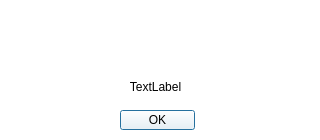
<?xml version="1.0" encoding="UTF-8"?>
<ui version="4.0">
 <class>errorDialog</class>
 <widget class="QDialog" name="errorDialog">
  <property name="geometry">
   <rect>
    <x>0</x>
    <y>0</y>
    <width>320</width>
    <height>140</height>
   </rect>
  </property>
  <property name="windowTitle">
   <string>Dialog</string>
  </property>
  <property name="styleSheet">
   <string notr="true">background-color: rgb(255, 255, 255);</string>
  </property>
  <widget class="QPushButton" name="okButton">
   <property name="geometry">
    <rect>
     <x>120</x>
     <y>110</y>
     <width>75</width>
     <height>20</height>
    </rect>
   </property>
   <property name="text">
    <string>OK</string>
   </property>
  </widget>
  <widget class="QLabel" name="errorImg">
   <property name="geometry">
    <rect>
     <x>130</x>
     <y>10</y>
     <width>50</width>
     <height>50</height>
    </rect>
   </property>
   <property name="text">
    <string/>
   </property>
  </widget>
  <widget class="QLabel" name="errorMsg">
   <property name="geometry">
    <rect>
     <x>20</x>
     <y>76</y>
     <width>271</width>
     <height>21</height>
    </rect>
   </property>
   <property name="text">
    <string>TextLabel</string>
   </property>
   <property name="alignment">
    <set>Qt::AlignCenter</set>
   </property>
  </widget>
 </widget>
 <resources/>
 <connections/>
</ui>
